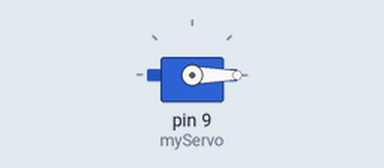
Simulated run of this sketch. Board: Arduino Uno, built with avr-gcc and run on an emulated ATmega328P. Parts: servo.

Above: at 0.05 s.
At 1.5 s:
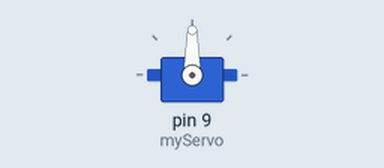
At 3.0 s:
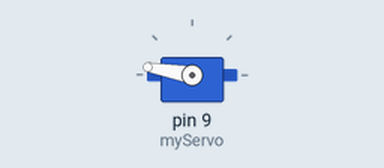
Timing chart, 0 to 6.9 s (numbered marks = the images above):
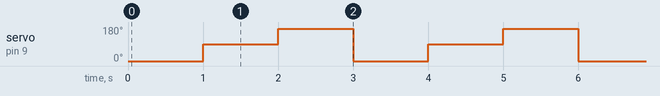

Measured:
- by itself, servo on pin 9 (myServo): repeats every 3.0 s: 170° 1.0 s, 0° 1.0 s, 90° 1.0 s

The sketch:

autoservo.ino
```cpp
#include <Servo.h>
Servo myServo;
void setup() {
  myServo.attach(9);
}
void loop() {
  myServo.write(0);
  delay(1000);
  myServo.write(90);
  delay(1000);
  myServo.write(170);
  delay(1000);
}
```
